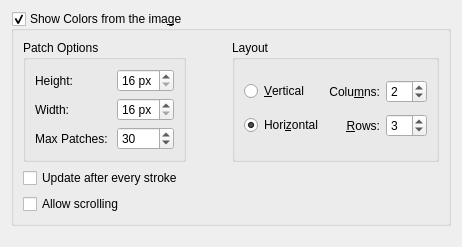
     <widget class="QWidget" name="tab_colorsFromImage">
      <attribute name="title">
       <string>Colors from Image</string>
      </attribute>
      <layout class="QVBoxLayout" name="verticalLayout_14">
       <item>
        <widget class="QGroupBox" name="commonColorsShow">
         <property name="enabled">
          <bool>true</bool>
         </property>
         <property name="title">
          <string>Show Colors from the ima&amp;ge</string>
         </property>
         <property name="checkable">
          <bool>true</bool>
         </property>
         <layout class="QVBoxLayout" name="verticalLayout_13">
          <item>
           <layout class="QHBoxLayout" name="horizontalLayout_8">
            <item>
             <widget class="QGroupBox" name="groupBox_3">
              <property name="title">
               <string>Patch Options</string>
              </property>
              <layout class="QFormLayout" name="formLayout_2">
               <item row="0" column="0">
                <widget class="QLabel" name="label_12">
                 <property name="text">
                  <string>Height:</string>
                 </property>
                 <property name="alignment">
                  <set>Qt::AlignRight|Qt::AlignTrailing|Qt::AlignVCenter</set>
                 </property>
                </widget>
               </item>
               <item row="0" column="1">
                <widget class="KisIntParseSpinBox" name="commonColorsWidth">
                 <property name="suffix">
                  <string> px</string>
                 </property>
                 <property name="prefix">
                  <string/>
                 </property>
                 <property name="minimum">
                  <number>16</number>
                 </property>
                </widget>
               </item>
               <item row="1" column="0">
                <widget class="QLabel" name="label_4">
                 <property name="text">
                  <string>Width:</string>
                 </property>
                 <property name="alignment">
                  <set>Qt::AlignRight|Qt::AlignTrailing|Qt::AlignVCenter</set>
                 </property>
                </widget>
               </item>
               <item row="1" column="1">
                <widget class="KisIntParseSpinBox" name="commonColorsHeight">
                 <property name="suffix">
                  <string> px</string>
                 </property>
                 <property name="minimum">
                  <number>16</number>
                 </property>
                </widget>
               </item>
               <item row="2" column="0">
                <widget class="QLabel" name="label_9">
                 <property name="text">
                  <string>Max Patches: </string>
                 </property>
                 <property name="alignment">
                  <set>Qt::AlignRight|Qt::AlignTrailing|Qt::AlignVCenter</set>
                 </property>
                </widget>
               </item>
               <item row="2" column="1">
                <widget class="KisIntParseSpinBox" name="commonColorsPatchCount">
                 <property name="minimum">
                  <number>1</number>
                 </property>
                 <property name="value">
                  <number>30</number>
                 </property>
                </widget>
               </item>
              </layout>
             </widget>
            </item>
            <item>
             <spacer name="horizontalSpacer_7">
              <property name="orientation">
               <enum>Qt::Horizontal</enum>
              </property>
              <property name="sizeHint" stdset="0">
               <size>
                <width>40</width>
                <height>20</height>
               </size>
              </property>
             </spacer>
            </item>
            <item>
             <widget class="QGroupBox" name="groupBox_4">
              <property name="title">
               <string>Layout</string>
              </property>
              <layout class="QGridLayout" name="gridLayout_2">
               <property name="horizontalSpacing">
                <number>6</number>
               </property>
               <property name="verticalSpacing">
                <number>0</number>
               </property>
               <item row="0" column="0">
                <widget class="QRadioButton" name="commonColorsAlignVertical">
                 <property name="text">
                  <string>&amp;Vertical</string>
                 </property>
                </widget>
               </item>
               <item row="0" column="1">
                <widget class="QLabel" name="lbl_commonColorsNumCols">
                 <property name="text">
                  <string>Colu&amp;mns:</string>
                 </property>
                 <property name="alignment">
                  <set>Qt::AlignRight|Qt::AlignTrailing|Qt::AlignVCenter</set>
                 </property>
                 <property name="buddy">
                  <cstring>commonColorsNumCols</cstring>
                 </property>
                </widget>
               </item>
               <item row="0" column="2">
                <widget class="KisIntParseSpinBox" name="commonColorsNumCols">
                 <property name="minimum">
                  <number>1</number>
                 </property>
                 <property name="maximum">
                  <number>20</number>
                 </property>
                 <property name="value">
                  <number>2</number>
                 </property>
                </widget>
               </item>
               <item row="1" column="0">
                <widget class="QRadioButton" name="commonColorsAlignHorizontal">
                 <property name="text">
                  <string>Hori&amp;zontal</string>
                 </property>
                 <property name="checked">
                  <bool>true</bool>
                 </property>
                </widget>
               </item>
               <item row="1" column="1">
                <widget class="QLabel" name="lbl_commonColorsNumRows">
                 <property name="text">
                  <string>&amp;Rows:</string>
                 </property>
                 <property name="alignment">
                  <set>Qt::AlignRight|Qt::AlignTrailing|Qt::AlignVCenter</set>
                 </property>
                 <property name="buddy">
                  <cstring>commonColorsNumRows</cstring>
                 </property>
                </widget>
               </item>
               <item row="1" column="2">
                <widget class="KisIntParseSpinBox" name="commonColorsNumRows">
                 <property name="minimum">
                  <number>1</number>
                 </property>
                 <property name="maximum">
                  <number>20</number>
                 </property>
                 <property name="value">
                  <number>3</number>
                 </property>
                </widget>
               </item>
              </layout>
             </widget>
            </item>
           </layout>
          </item>
          <item>
           <widget class="QCheckBox" name="commonColorsAutoUpdate">
            <property name="toolTip">
             <string>this can be slow on big images</string>
            </property>
            <property name="text">
             <string>Update after every stroke</string>
            </property>
           </widget>
          </item>
          <item>
           <widget class="QCheckBox" name="commonColorsAllowScrolling">
            <property name="text">
             <string>Allow scrolling</string>
            </property>
           </widget>
          </item>
         </layout>
        </widget>
       </item>
       <item>
        <spacer name="verticalSpacer_7">
         <property name="orientation">
          <enum>Qt::Vertical</enum>
         </property>
         <property name="sizeType">
          <enum>QSizePolicy::MinimumExpanding</enum>
         </property>
         <property name="sizeHint" stdset="0">
          <size>
           <width>20</width>
           <height>10</height>
          </size>
         </property>
        </spacer>
       </item>
      </layout>
     </widget>
